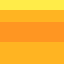

The image is a tile-based game level rendered from a .tmx file. Its description and source (layers, tilesets, objects; grid data summarised) follow:
An orthogonal 1x1 tile map with 64x64 px tiles, 3 tile layers (regions, input_main, output_BG).

<map version="1.0" orientation="orthogonal" renderorder="right-down" width="1" height="1" tilewidth="64" tileheight="64" nextobjectid="2321">
 <tileset firstgid="1" name="forest" tilewidth="70" tileheight="70">
  <tileoffset x="-3" y="3" />
  <image source="forest5_1.png" width="700" height="980" />
 </tileset>
 <layer name="regions" width="1" height="1">
  <data>[1 cells, 1 non-empty, 1 distinct tile ids]</data>
 </layer>
 <layer name="input_main" width="1" height="1">
  <data>[1 cells, 1 non-empty, 1 distinct tile ids]</data>
 </layer>
 <layer name="output_BG" width="1" height="1">
  <data>[1 cells, 1 non-empty, 1 distinct tile ids]</data>
 </layer>
</map>
